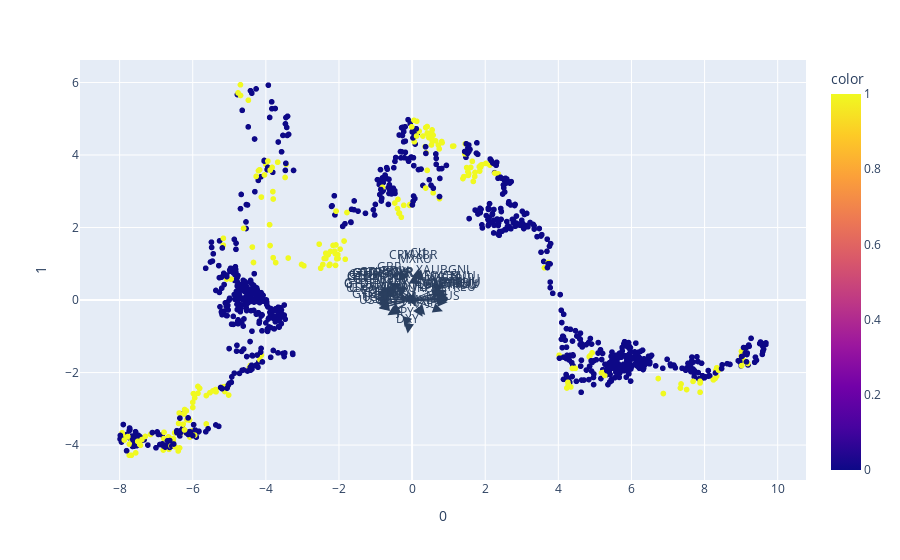

The notebook cell saved with this chart:
### Code cell
import plotly.express as px
from sklearn.decomposition import PCA
from sklearn import datasets
from sklearn.preprocessing import StandardScaler
import numpy as np 
import nbformat

loadings = pca.components_.T * np.sqrt(pca.explained_variance_)
features=df1.columns[1:]
fig = px.scatter(principal_components, x=0, y=1, color=Y)

for i, feature in enumerate(features):
    fig.add_annotation(
        ax=0, ay=0,
        axref="x", ayref="y",
        x=loadings[i, 0],
        y=loadings[i, 1],
        showarrow=True,
        arrowsize=2,
        arrowhead=2,
        xanchor="right",
        yanchor="top"
    )
    fig.add_annotation(
        x=loadings[i, 0],
        y=loadings[i, 1],
        ax=0, ay=0,
        xanchor="center",
        yanchor="bottom",
        text=feature,
        yshift=5,
    )
fig.show()

### Figure 1 — Plotly figure (JSON) as saved in the notebook; plotly's stock layout.template omitted (floating-point values rounded to 4 significant figures; data arrays with more than 128 entries replaced by an {"elided": "..."} marker saying what was removed)
{"data": [{"hovertemplate": "0=%{x}<br>1=%{y}<br>color=%{marker.color}<extra></extra>", "legendgroup": "", "marker": {"color": {"elided": "1111 int values"}, "coloraxis": "coloraxis", "symbol": "circle"}, "mode": "markers", "name": "", "showlegend": false, "type": "scattergl", "x": {"elided": "1111 float values"}, "xaxis": "x", "y": {"elided": "1111 float values"}, "yaxis": "y"}], "layout": {"annotations": [{"arrowhead": 2, "arrowsize": 2, "ax": 0, "axref": "x", "ay": 0, "ayref": "y", "showarrow": true, "x": 0.8659, "xanchor": "right", "y": 0.4077, "yanchor": "top"}, {"ax": 0, "ay": 0, "text": "XAUBGNL", "x": 0.8659, "xanchor": "center", "y": 0.4077, "yanchor": "bottom", "yshift": 5}, {"arrowhead": 2, "arrowsize": 2, "ax": 0, "axref": "x", "ay": 0, "ayref": "y", "showarrow": true, "x": 0.1218, "xanchor": "right", "y": -0.07116, "yanchor": "top"}, {"ax": 0, "ay": 0, "text": "ECSURPUS", "x": 0.1218, "xanchor": "center", "y": -0.07116, "yanchor": "bottom", "yshift": 5}, {"arrowhead": 2, "arrowsize": 2, "ax": 0, "axref": "x", "ay": 0, "ayref": "y", "showarrow": true, "x": -0.4433, "xanchor": "right", "y": 0.4005, "yanchor": "top"}, {"ax": 0, "ay": 0, "text": "BDIY", "x": -0.4433, "xanchor": "center", "y": 0.4005, "yanchor": "bottom", "yshift": 5}, {"arrowhead": 2, "arrowsize": 2, "ax": 0, "axref": "x", "ay": 0, "ayref": "y", "showarrow": true, "x": -0.3269, "xanchor": "right", "y": 0.8353, "yanchor": "top"}, {"ax": 0, "ay": 0, "text": "CRY", "x": -0.3269, "xanchor": "center", "y": 0.8353, "yanchor": "bottom", "yshift": 5}, {"arrowhead": 2, "arrowsize": 2, "ax": 0, "axref": "x", "ay": 0, "ayref": "y", "showarrow": true, "x": -0.1216, "xanchor": "right", "y": -0.9243, "yanchor": "top"}, {"ax": 0, "ay": 0, "text": "DXY", "x": -0.1216, "xanchor": "center", "y": -0.9243, "yanchor": "bottom", "yshift": 5}, {"arrowhead": 2, "arrowsize": 2, "ax": 0, "axref": "x", "ay": 0, "ayref": "y", "showarrow": true, "x": -0.2017, "xanchor": "right", "y": -0.7426, "yanchor": "top"}, {"ax": 0, "ay": 0, "text": "JPY", "x": -0.2017, "xanchor": "center", "y": -0.7426, "yanchor": "bottom", "yshift": 5}, {"arrowhead": 2, "arrowsize": 2, "ax": 0, "axref": "x", "ay": 0, "ayref": "y", "showarrow": true, "x": -0.63, "xanchor": "right", "y": 0.5029, "yanchor": "top"}, {"ax": 0, "ay": 0, "text": "GBP", "x": -0.63, "xanchor": "center", "y": 0.5029, "yanchor": "bottom", "yshift": 5}, {"arrowhead": 2, "arrowsize": 2, "ax": 0, "axref": "x", "ay": 0, "ayref": "y", "showarrow": true, "x": 0.1843, "xanchor": "right", "y": 0.8763, "yanchor": "top"}, {"ax": 0, "ay": 0, "text": "Cl1", "x": 0.1843, "xanchor": "center", "y": 0.8763, "yanchor": "bottom", "yshift": 5}, {"arrowhead": 2, "arrowsize": 2, "ax": 0, "axref": "x", "ay": 0, "ayref": "y", "showarrow": true, "x": -0.1971, "xanchor": "right", "y": 0.0002122, "yanchor": "top"}, {"ax": 0, "ay": 0, "text": "VIX", "x": -0.1971, "xanchor": "center", "y": 0.0002122, "yanchor": "bottom", "yshift": 5}, {"arrowhead": 2, "arrowsize": 2, "ax": 0, "axref": "x", "ay": 0, "ayref": "y", "showarrow": true, "x": -0.9486, "xanchor": "right", "y": -0.07804, "yanchor": "top"}, {"ax": 0, "ay": 0, "text": "USGG30YR", "x": -0.9486, "xanchor": "center", "y": -0.07804, "yanchor": "bottom", "yshift": 5}, {"arrowhead": 2, "arrowsize": 2, "ax": 0, "axref": "x", "ay": 0, "ayref": "y", "showarrow": true, "x": -0.9105, "xanchor": "right", "y": -0.2159, "yanchor": "top"}, {"ax": 0, "ay": 0, "text": "GT10", "x": -0.9105, "xanchor": "center", "y": -0.2159, "yanchor": "bottom", "yshift": 5}, {"arrowhead": 2, "arrowsize": 2, "ax": 0, "axref": "x", "ay": 0, "ayref": "y", "showarrow": true, "x": -0.6742, "xanchor": "right", "y": -0.4221, "yanchor": "top"}, {"ax": 0, "ay": 0, "text": "USGG2YR", "x": -0.6742, "xanchor": "center", "y": -0.4221, "yanchor": "bottom", "yshift": 5}, {"arrowhead": 2, "arrowsize": 2, "ax": 0, "axref": "x", "ay": 0, "ayref": "y", "showarrow": true, "x": -0.5954, "xanchor": "right", "y": -0.3942, "yanchor": "top"}, {"ax": 0, "ay": 0, "text": "USGG3M", "x": -0.5954, "xanchor": "center", "y": -0.3942, "yanchor": "bottom", "yshift": 5}, {"arrowhead": 2, "arrowsize": 2, "ax": 0, "axref": "x", "ay": 0, "ayref": "y", "showarrow": true, "x": -0.6198, "xanchor": "right", "y": -0.3396, "yanchor": "top"}, {"ax": 0, "ay": 0, "text": "US0001M", "x": -0.6198, "xanchor": "center", "y": -0.3396, "yanchor": "bottom", "yshift": 5}, {"arrowhead": 2, "arrowsize": 2, "ax": 0, "axref": "x", "ay": 0, "ayref": "y", "showarrow": true, "x": -0.9814, "xanchor": "right", "y": 0.05302, "yanchor": "top"}, {"ax": 0, "ay": 0, "text": "GTDEM30Y", "x": -0.9814, "xanchor": "center", "y": 0.05302, "yanchor": "bottom", "yshift": 5}, {"arrowhead": 2, "arrowsize": 2, "ax": 0, "axref": "x", "ay": 0, "ayref": "y", "showarrow": true, "x": -0.9881, "xanchor": "right", "y": 0.03054, "yanchor": "top"}, {"ax": 0, "ay": 0, "text": "GTDEM10Y", "x": -0.9881, "xanchor": "center", "y": 0.03054, "yanchor": "bottom", "yshift": 5}, {"arrowhead": 2, "arrowsize": 2, "ax": 0, "axref": "x", "ay": 0, "ayref": "y", "showarrow": true, "x": -0.9507, "xanchor": "right", "y": -0.08974, "yanchor": "top"}, {"ax": 0, "ay": 0, "text": "GTDEM2Y", "x": -0.9507, "xanchor": "center", "y": -0.08974, "yanchor": "bottom", "yshift": 5}, {"arrowhead": 2, "arrowsize": 2, "ax": 0, "axref": "x", "ay": 0, "ayref": "y", "showarrow": true, "x": -0.9092, "xanchor": "right", "y": -0.1335, "yanchor": "top"}, {"ax": 0, "ay": 0, "text": "EONIA", "x": -0.9092, "xanchor": "center", "y": -0.1335, "yanchor": "bottom", "yshift": 5}, {"arrowhead": 2, "arrowsize": 2, "ax": 0, "axref": "x", "ay": 0, "ayref": "y", "showarrow": true, "x": -0.7699, "xanchor": "right", "y": 0.3458, "yanchor": "top"}, {"ax": 0, "ay": 0, "text": "GTITL30YR", "x": -0.7699, "xanchor": "center", "y": 0.3458, "yanchor": "bottom", "yshift": 5}, {"arrowhead": 2, "arrowsize": 2, "ax": 0, "axref": "x", "ay": 0, "ayref": "y", "showarrow": true, "x": -0.8071, "xanchor": "right", "y": 0.3222, "yanchor": "top"}, {"ax": 0, "ay": 0, "text": "GTITL10YR", "x": -0.8071, "xanchor": "center", "y": 0.3222, "yanchor": "bottom", "yshift": 5}, {"arrowhead": 2, "arrowsize": 2, "ax": 0, "axref": "x", "ay": 0, "ayref": "y", "showarrow": true, "x": -0.8754, "xanchor": "right", "y": 0.1561, "yanchor": "top"}, {"ax": 0, "ay": 0, "text": "GTITL2YR", "x": -0.8754, "xanchor": "center", "y": 0.1561, "yanchor": "bottom", "yshift": 5}, {"arrowhead": 2, "arrowsize": 2, "ax": 0, "axref": "x", "ay": 0, "ayref": "y", "showarrow": true, "x": -0.8842, "xanchor": "right", "y": 0.3181, "yanchor": "top"}, {"ax": 0, "ay": 0, "text": "GTJPY30YR", "x": -0.8842, "xanchor": "center", "y": 0.3181, "yanchor": "bottom", "yshift": 5}, {"arrowhead": 2, "arrowsize": 2, "ax": 0, "axref": "x", "ay": 0, "ayref": "y", "showarrow": true, "x": -0.9286, "xanchor": "right", "y": 0.2424, "yanchor": "top"}, {"ax": 0, "ay": 0, "text": "GTJPY10YR", "x": -0.9286, "xanchor": "center", "y": 0.2424, "yanchor": "bottom", "yshift": 5}, {"arrowhead": 2, "arrowsize": 2, "ax": 0, "axref": "x", "ay": 0, "ayref": "y", "showarrow": true, "x": -0.701, "xanchor": "right", "y": 0.3605, "yanchor": "top"}, {"ax": 0, "ay": 0, "text": "GTJPY2YR", "x": -0.701, "xanchor": "center", "y": 0.3605, "yanchor": "bottom", "yshift": 5}, {"arrowhead": 2, "arrowsize": 2, "ax": 0, "axref": "x", "ay": 0, "ayref": "y", "showarrow": true, "x": -0.9393, "xanchor": "right", "y": 0.2382, "yanchor": "top"}, {"ax": 0, "ay": 0, "text": "GTGBP30Y", "x": -0.9393, "xanchor": "center", "y": 0.2382, "yanchor": "bottom", "yshift": 5}, {"arrowhead": 2, "arrowsize": 2, "ax": 0, "axref": "x", "ay": 0, "ayref": "y", "showarrow": true, "x": -0.9592, "xanchor": "right", "y": 0.1834, "yanchor": "top"}, {"ax": 0, "ay": 0, "text": "GTGBP20Y", "x": -0.9592, "xanchor": "center", "y": 0.1834, "yanchor": "bottom", "yshift": 5}, {"arrowhead": 2, "arrowsize": 2, "ax": 0, "axref": "x", "ay": 0, "ayref": "y", "showarrow": true, "x": -0.9053, "xanchor": "right", "y": -0.2361, "yanchor": "top"}, {"ax": 0, "ay": 0, "text": "GTGBP2Y", "x": -0.9053, "xanchor": "center", "y": -0.2361, "yanchor": "bottom", "yshift": 5}, {"arrowhead": 2, "arrowsize": 2, "ax": 0, "axref": "x", "ay": 0, "ayref": "y", "showarrow": true, "x": 0.9804, "xanchor": "right", "y": 0.1607, "yanchor": "top"}, {"ax": 0, "ay": 0, "text": "LUMSTRUU", "x": 0.9804, "xanchor": "center", "y": 0.1607, "yanchor": "bottom", "yshift": 5}, {"arrowhead": 2, "arrowsize": 2, "ax": 0, "axref": "x", "ay": 0, "ayref": "y", "showarrow": true, "x": 0.9907, "xanchor": "right", "y": 0.04753, "yanchor": "top"}, {"ax": 0, "ay": 0, "text": "LMBITR", "x": 0.9907, "xanchor": "center", "y": 0.04753, "yanchor": "bottom", "yshift": 5}, {"arrowhead": 2, "arrowsize": 2, "ax": 0, "axref": "x", "ay": 0, "ayref": "y", "showarrow": true, "x": 0.9911, "xanchor": "right", "y": 0.03149, "yanchor": "top"}, {"ax": 0, "ay": 0, "text": "LUACTRUU", "x": 0.9911, "xanchor": "center", "y": 0.03149, "yanchor": "bottom", "yshift": 5}, {"arrowhead": 2, "arrowsize": 2, "ax": 0, "axref": "x", "ay": 0, "ayref": "y", "showarrow": true, "x": 0.9789, "xanchor": "right", "y": -0.01023, "yanchor": "top"}, {"ax": 0, "ay": 0, "text": "LF98TRUU", "x": 0.9789, "xanchor": "center", "y": -0.01023, "yanchor": "bottom", "yshift": 5}, {"arrowhead": 2, "arrowsize": 2, "ax": 0, "axref": "x", "ay": 0, "ayref": "y", "showarrow": true, "x": 0.979, "xanchor": "right", "y": 0.02726, "yanchor": "top"}, {"ax": 0, "ay": 0, "text": "LG30TRUU", "x": 0.979, "xanchor": "center", "y": 0.02726, "yanchor": "bottom", "yshift": 5}, {"arrowhead": 2, "arrowsize": 2, "ax": 0, "axref": "x", "ay": 0, "ayref": "y", "showarrow": true, "x": 0.9732, "xanchor": "right", "y": -0.06231, "yanchor": "top"}, {"ax": 0, "ay": 0, "text": "LP01TREU", "x": 0.9732, "xanchor": "center", "y": -0.06231, "yanchor": "bottom", "yshift": 5}, {"arrowhead": 2, "arrowsize": 2, "ax": 0, "axref": "x", "ay": 0, "ayref": "y", "showarrow": true, "x": 0.9837, "xanchor": "right", "y": 0.07743, "yanchor": "top"}, {"ax": 0, "ay": 0, "text": "EMUSTRUU", "x": 0.9837, "xanchor": "center", "y": 0.07743, "yanchor": "bottom", "yshift": 5}, {"arrowhead": 2, "arrowsize": 2, "ax": 0, "axref": "x", "ay": 0, "ayref": "y", "showarrow": true, "x": 0.9509, "xanchor": "right", "y": 0.2606, "yanchor": "top"}, {"ax": 0, "ay": 0, "text": "LF94TRUU", "x": 0.9509, "xanchor": "center", "y": 0.2606, "yanchor": "bottom", "yshift": 5}, {"arrowhead": 2, "arrowsize": 2, "ax": 0, "axref": "x", "ay": 0, "ayref": "y", "showarrow": true, "x": 0.843, "xanchor": "right", "y": -0.3108, "yanchor": "top"}, {"ax": 0, "ay": 0, "text": "MXUS", "x": 0.843, "xanchor": "center", "y": -0.3108, "yanchor": "bottom", "yshift": 5}, {"arrowhead": 2, "arrowsize": 2, "ax": 0, "axref": "x", "ay": 0, "ayref": "y", "showarrow": true, "x": 0.358, "xanchor": "right", "y": -0.415, "yanchor": "top"}, {"ax": 0, "ay": 0, "text": "MXEU", "x": 0.358, "xanchor": "center", "y": -0.415, "yanchor": "bottom", "yshift": 5}, {"arrowhead": 2, "arrowsize": 2, "ax": 0, "axref": "x", "ay": 0, "ayref": "y", "showarrow": true, "x": 0.2893, "xanchor": "right", "y": -0.4593, "yanchor": "top"}, {"ax": 0, "ay": 0, "text": "MXJP", "x": 0.2893, "xanchor": "center", "y": -0.4593, "yanchor": "bottom", "yshift": 5}, {"arrowhead": 2, "arrowsize": 2, "ax": 0, "axref": "x", "ay": 0, "ayref": "y", "showarrow": true, "x": 0.2508, "xanchor": "right", "y": 0.8382, "yanchor": "top"}, {"ax": 0, "ay": 0, "text": "MXBR", "x": 0.2508, "xanchor": "center", "y": 0.8382, "yanchor": "bottom", "yshift": 5}, {"arrowhead": 2, "arrowsize": 2, "ax": 0, "axref": "x", "ay": 0, "ayref": "y", "showarrow": true, "x": 0.07242, "xanchor": "right", "y": 0.7268, "yanchor": "top"}, {"ax": 0, "ay": 0, "text": "MXRU", "x": 0.07242, "xanchor": "center", "y": 0.7268, "yanchor": "bottom", "yshift": 5}, {"arrowhead": 2, "arrowsize": 2, "ax": 0, "axref": "x", "ay": 0, "ayref": "y", "showarrow": true, "x": 0.9383, "xanchor": "right", "y": 0.0506, "yanchor": "top"}, {"ax": 0, "ay": 0, "text": "MXIN", "x": 0.9383, "xanchor": "center", "y": 0.0506, "yanchor": "bottom", "yshift": 5}, {"arrowhead": 2, "arrowsize": 2, "ax": 0, "axref": "x", "ay": 0, "ayref": "y", "showarrow": true, "x": 0.8162, "xanchor": "right", "y": 0.2444, "yanchor": "top"}, {"ax": 0, "ay": 0, "text": "MXCN", "x": 0.8162, "xanchor": "center", "y": 0.2444, "yanchor": "bottom", "yshift": 5}], "coloraxis": {"colorbar": {"title": {"text": "color"}}, "colorscale": [[0, "#0d0887"], [0.1111, "#46039f"], [0.2222, "#7201a8"], [0.3333, "#9c179e"], [0.4444, "#bd3786"], [0.5556, "#d8576b"], [0.6667, "#ed7953"], [0.7778, "#fb9f3a"], [0.8889, "#fdca26"], [1, "#f0f921"]]}, "legend": {"tracegroupgap": 0}, "margin": {"t": 60}, "xaxis": {"anchor": "y", "domain": [0, 1], "title": {"text": "0"}}, "yaxis": {"anchor": "x", "domain": [0, 1], "title": {"text": "1"}}}}
